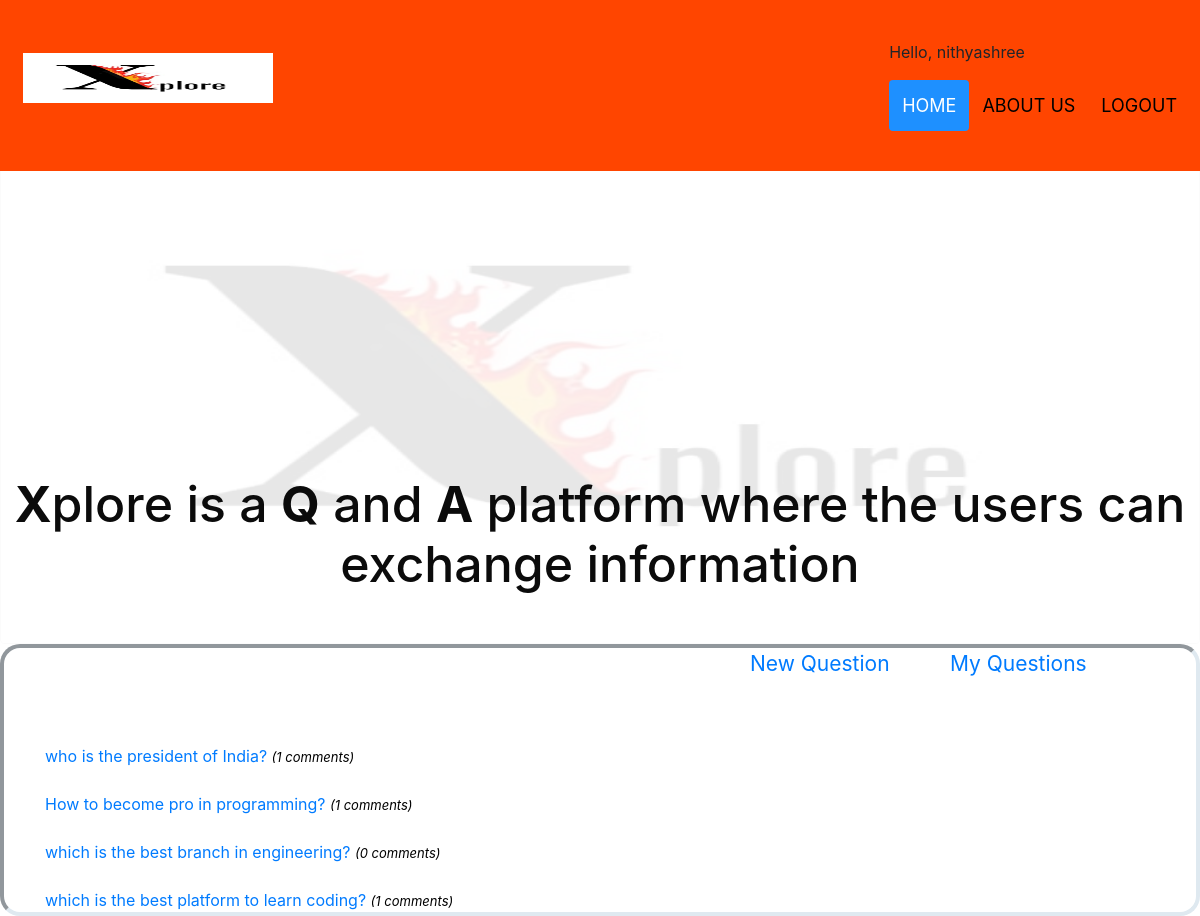
Page / (signed in) on the committed database.
### create_user/models.py (models this page shows, shortened)
class Question(models.Model):
    user = models.ForeignKey(settings.AUTH_USER_MODEL,on_delete=models.CASCADE)
    title = models.CharField(max_length =200)
    body = models.TextField(blank =True ,null=True)
    created =models.DateTimeField(editable =False,null=True ,blank=True)
    modified =models.DateTimeField()
    answers_count = models.IntegerField(default=0)
    points =models.IntegerField(default=0)
    hidden =models.BooleanField(default =False)
    @property
    def num_answers(self):
        answers=Answer.objects.filter(question_id =self.id)
        return len(answers)

### create_user/views.py (the view)
# urls.py: 2. Add a URL to urlpatterns:  path('', views.home, name='home')
def home(request):
    current_user = request.user
    questions=Question.objects.all().order_by('-created')
    all_questions=Question.objects.all()
    page =request.GET.get('page',1)
    paginator =Paginator(all_questions,7)
    try:
        show_q=paginator.page(page)
    except PageNotAnInteger:
        show_q =paginator.page(1)
    except EmptyPage:
        show_q =paginator.page(paginator.num_pages)
    return render(request,'home.html',{'question':questions,'show_q':show_q})

### templates/home.html (shortened to what this page needs)
{% extends 'base.html' %}
{% load static %}
{% block content %}
 <img class="bg_image" src="{% static 'images/logo1.jpeg' %}" alt="Snow" style="width:100%;">
<div class="centered"><p class="monospace" ><h1 style="font-size:50px;"><b>X</b>plore is a <b>Q</b> and <b>A</b> platform where the users can exchange information</h1></p></div>
<div class="inset">
  <div class="container">
    <div class="right_side_rectangle">
      <a class="add_q"href="{% url 'new_question' %}">New Question</a>
      </div>
      <div class="right_side_rectangle2">
      <a href="{% url 'my_question_view' %}">My Questions</a>
    </div>
    <br><br><br>
    {% for i in show_q %}
    <div class="newsitem">
      <br><a href="{% url 'question' i.id %}">{{i.title}} <span class="text-seconday-num_answers"> ({{i.num_answers}} comments) </span> </a><br>
    </div>
    {% endfor %}
  </div>
</div>
{% endblock %}

### templates/navbar.html (shortened to what this page needs)
{% load static %}
<div id="navbar" style="background-color:orangered">
  <a class="nav-link" href="{% url 'home' %}"> <img class="logo" src="{% static 'images/logo1.jpeg' %}" alt="logo"> </a>
  <div id="navbar-right">
    {% if user.is_authenticated %}
    <p>Hello, {{user.username}}</p>
    {% endif %}
    <a class="active" href="{% url 'home' %}">HOME <span class="sr-only">(current)</span></a>
    <a class="nav-link" href="/accounts/aboutus/">ABOUT US</a>
    {% if user.is_authenticated %}
        <a href="/accounts/logout/">LOGOUT</a>
      {% endif %}
  </div>
</div>

### static/css/styles.css (style rules this page uses)
.newsitem a { text-decoration:none; font-size: 16px; }
.right_side_rectangle2 { position: absolute; right: 50px; width: 200px; height: 120px; border: 3px ; font-size: 21px; }
.right_side_rectangle { position: absolute; right: 250px; width: 200px; height: 120px; border: 3px ; font-size: 21px; }
.text-seconday-num_answers { font-size: 13px; font-style: italic; color: black; }
.bg_image { border: 1px solid #ddd; border-radius: 4px; padding: 5px; width: 150px; height:500px; opacity:0.09 }
.centered { position: absolute; top: 50%; text-align: center; color: #0b0b0b; font-size: 250%; }
.monospace { font-family: "Lucida Console", Courier, monospace; }
#navbar { overflow: hidden; background-color: #0d0c0c; padding: 40px 10px; transition: 0.4s; position: fixed; width: 100%; top: 0; z-index: 99; }
#navbar a { float: left; color: black; text-align: center; padding: 13px; text-decoration: none; font-size: 18px; line-height: 25px; border-radius: 4px; }
#navbar a.active { background-color: dodgerblue; color: white; }
#navbar-right { float: right; }

### templates/navbar.html (style rules this page uses)
.logo { width: 250px; height:50px; }

### templates/home.html (style rules this page uses)
.inset { border-style: inset; border-width: 4px; border-color: #dfe9f0; border-radius: 20px; }

### rows in the picture
Question: title "who is the president of India?", num_answers "1"
Question: title "How to become pro in programming?", num_answers "1"
Question: title "which is the best branch in engineering?", num_answers "0"
Question: title "which is the best platform to learn coding?", num_answers "1"

### other values in the picture
{{ user.username }} "nithyashree"
